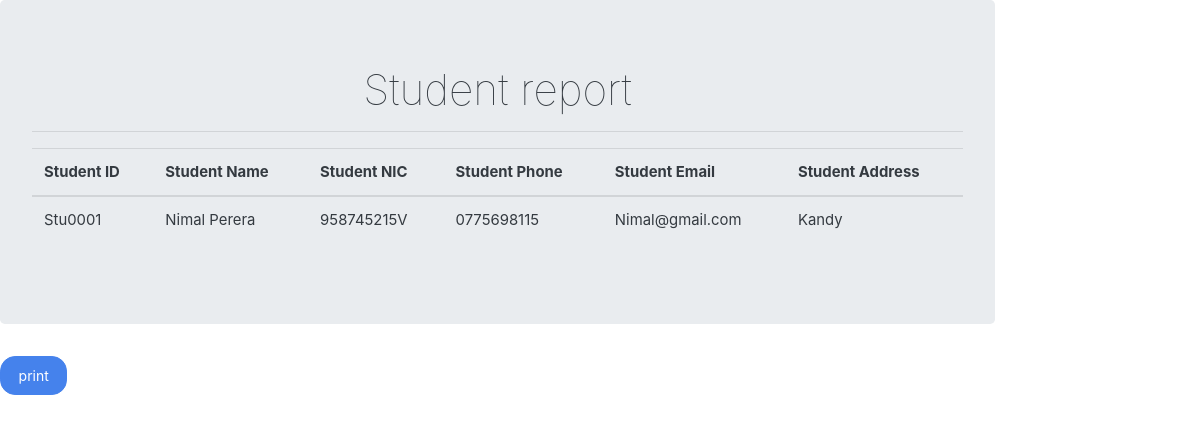
Page /lib/views/scl/reportStu.php (signed in) on the committed database.
### tables this page shows
CREATE TABLE `stu_tbl` (
  `stu_id` char(10) NOT NULL,
  `stu_name` varchar(80) NOT NULL,
  `stu_nic` char(12) NOT NULL,
  `stu_phone` char(10) NOT NULL,
  `stu_mail` varchar(80) NOT NULL,
  `stu_add` varchar(80) NOT NULL
);

### lib/views/scl/reportStu.php (the view, shortened to what this page needs)
<!DOCTYPE html>
<html lang="en">
<head>
    <link rel="stylesheet" href="../../../css/bootstrap.min.css">
</head>
<body>
<div class="row">
        <div class="col-md-10" >
            <div class="jumbotron">
                <h1 class="display-5" style="font-weight: 100;" align="center">Student report</h1>
                <hr>
                <table class="table">
                <thead>
                    <tr>
                        <th>Student ID</th>
                        <th>Student Name</th>
                        <th>Student NIC</th>
                        <th>Student Phone</th>
                        <th>Student Email</th>
                        <th>Student Address</th>
                    </tr>
                </thead>
        <tbody id="table_result">
<?php
function readStuData(){
    $db_conn = Connection();
    $viewSql = "SELECT * FROM stu_tbl;";
    $sqlResult = mysqli_query($db_conn,$viewSql);
    $nor = mysqli_num_rows($sqlResult);
    if($nor>0){
        while($rec=mysqli_fetch_assoc($sqlResult))
        echo("<tr>
            <td>".$rec['stu_id']."</td>
            <td>".$rec['stu_name']."</td>
            <td>".$rec['stu_nic']."</td>
            <td>".$rec['stu_phone']."</td>
            <td>".$rec['stu_mail']."</td>
            <td>".$rec['stu_add']."</td>
            </tr>
        ");
    }
    else{
        echo("No Records Found");
    }
}
readStuData();
?>
            </tbody>
        </table>
    </div>
</div>
</div>
        <button onclick="window.print()" class="btn btn-primary">print</button>
</body>
</html>

### rows in the picture
stu_tbl: stu_id "Stu0001", stu_name "Nimal Perera", stu_nic "958745215V", stu_phone "0775698115", stu_mail "Nimal@gmail.com", stu_add "Kandy"
